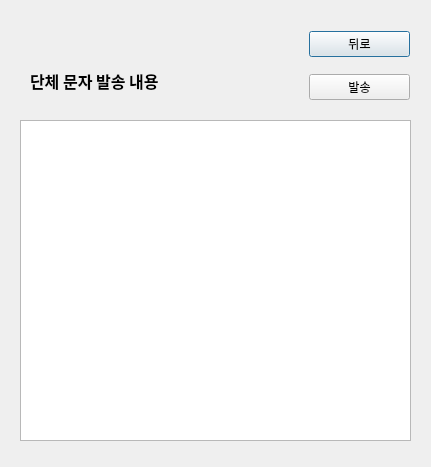
<?xml version="1.0" encoding="UTF-8"?>
<ui version="4.0">
 <class>Dialog</class>
 <widget class="QDialog" name="Dialog">
  <property name="geometry">
   <rect>
    <x>0</x>
    <y>0</y>
    <width>431</width>
    <height>467</height>
   </rect>
  </property>
  <property name="font">
   <font>
    <family>맑은 고딕</family>
   </font>
  </property>
  <property name="windowTitle">
   <string>Dialog</string>
  </property>
  <widget class="QTextEdit" name="textEdit">
   <property name="geometry">
    <rect>
     <x>20</x>
     <y>120</y>
     <width>391</width>
     <height>321</height>
    </rect>
   </property>
  </widget>
  <widget class="QLabel" name="label">
   <property name="geometry">
    <rect>
     <x>30</x>
     <y>60</y>
     <width>161</width>
     <height>41</height>
    </rect>
   </property>
   <property name="font">
    <font>
     <family>맑은 고딕</family>
     <pointsize>12</pointsize>
     <weight>75</weight>
     <bold>true</bold>
    </font>
   </property>
   <property name="text">
    <string>단체 문자 발송 내용</string>
   </property>
  </widget>
  <widget class="QWidget" name="verticalLayoutWidget">
   <property name="geometry">
    <rect>
     <x>309</x>
     <y>20</y>
     <width>101</width>
     <height>91</height>
    </rect>
   </property>
   <layout class="QVBoxLayout" name="verticalLayout">
    <item>
     <widget class="QPushButton" name="backbtn">
      <property name="text">
       <string>뒤로</string>
      </property>
     </widget>
    </item>
    <item>
     <widget class="QPushButton" name="pushSends">
      <property name="text">
       <string>발송</string>
      </property>
     </widget>
    </item>
   </layout>
  </widget>
 </widget>
 <resources/>
 <connections/>
</ui>
